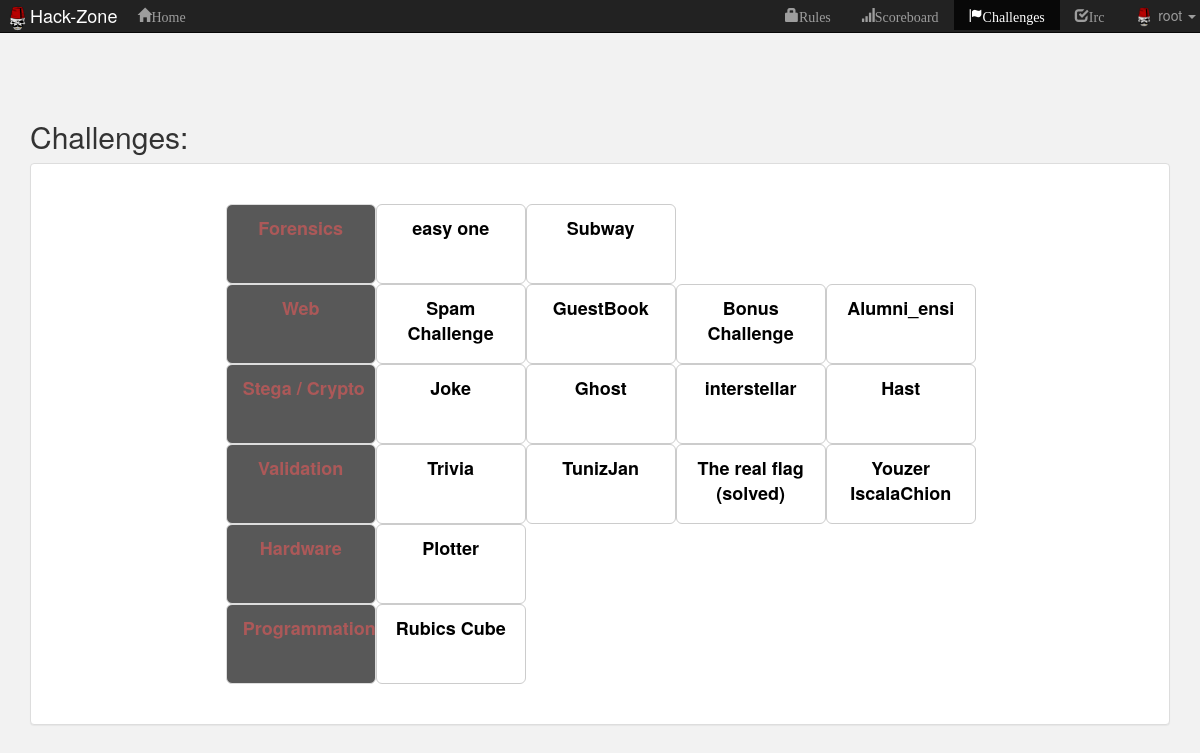
Screenshot of /challenges.php (signed in) with the database file from the repository.
### tables this page shows
CREATE TABLE IF NOT EXISTS `member` (
`id` int(50) NOT NULL,
  `username` varchar(100) NOT NULL,
  `password` varchar(100) NOT NULL,
  `email` varchar(100) NOT NULL,
  `img` varchar(100) NOT NULL,
  `code` varchar(20) NOT NULL,
  `initcode` varchar(20) NOT NULL,
  `active` int(11) NOT NULL,
  `etat` varchar(20) NOT NULL,
  `total` int(11) NOT NULL,
  `time` int(50) NOT NULL,
  `submit_time` int(11) NOT NULL
);

CREATE TABLE IF NOT EXISTS `categories` (
`id` int(100) NOT NULL,
  `name` varchar(100) NOT NULL
);

CREATE TABLE IF NOT EXISTS `challenges` (
`id` int(100) NOT NULL,
  `surname` varchar(50) NOT NULL,
  `score` int(11) NOT NULL,
  `flag` varchar(50) NOT NULL,
  `categ` varchar(100) NOT NULL,
  `miss` text NOT NULL,
  `hint` varchar(300) NOT NULL,
  `etat` int(100) NOT NULL
);

### challenges.php (the view, shortened to what this page needs)
<?php
	if (!isset($_SESSION['SESS_USERNAME']))header("location: index.php");
else
{
	$id_member=$_SESSION['SESS_MEMBER_ID'];
$user   = mysql_query("SELECT * FROM member  where id='$id_member'" );
while ($user_row = mysql_fetch_assoc($user))  $img=$user_row['img'];
}
 ?>
<!DOCTYPE html>
<html lang="en">
<head>
<link href="//netdna.bootstrapcdn.com/font-awesome/4.0.3/css/font-awesome.css" rel="stylesheet">
<link href="css/bootstrap.css" rel="stylesheet">
<link href="css/style.css" rel="stylesheet">
</head>
<body style="background:#f2f2f2;">
<div class="container" >
	<div class="row clearfix">
		<div class="col-md-12 column">
		  <div class="col-md-12 column">
			<nav  class="navbar navbar-default navbar-inverse navbar-fixed-top" role="navigation">
				<div class="navbar-header">
					  <a class="navbar-brand" href="index.php"><span ><img src="img/logo-hack.png" alt="logo" height="25" width="25" class="profile-image img-circle"/>Hack-Zone</span></a>
				</div>
				<div class="collapse navbar-collapse" id="bs-example-navbar-collapse-1">
					<ul class="nav navbar-nav">
						<li >
							<a href="index.php"><span class="glyphicon glyphicon-home">Home</span></a>
						</li>
					</ul>
					<ul class="nav navbar-nav navbar-right">
					<?php
						if (isset($_SESSION['SESS_USERNAME']))
						{
 						$name=$_SESSION['SESS_USERNAME'];
 						echo '
 						<li >
							<a href="rules.php"><span class="glyphicon glyphicon-lock"	>Rules</span></a>
						</li>
						<li >
							<a href="scoreboard.php"><span class="glyphicon glyphicon-signal">Scoreboard</span></a>
						</li>
						<li class="active">
							<a href="challenges.php"><span class="glyphicon glyphicon-flag">Challenges</span></a>
						</li>
						<li >
							<a href="irc.php"><span class="glyphicon glyphicon-check">Irc</span></a>
						</li>
 						<li class="dropdown">
    						 <a href="#" class="dropdown-toggle" data-toggle="dropdown">
    						 <img src="'.$img.'" height="20" width="20" class="profile-image img-circle"> '.$name.' <b class="caret"></b></a>
    						 <ul  class="dropdown-menu">
        					 <li><a href="profile.php"><i class="fa fa-square"></i> Profile</a></li>
        					 <li class="divider"></li>
       						 <li><a href="signout.php"><i class="fa fa-sign-out"></i> Sign-out</a></li>
   							 </ul>
						     </li>
						     <li margin-left:20px;>/<li>';
 					}
  					    ?>
					</ul>
				</div>
			</nav>
		</div>
	</div><br><br><br>
</div>
<br><br>
		<h2>Challenges:</h2>
				<div class="panel panel-default target"  >
					<div class="row clearfix" >
						<div class="col-md-2 column">
						</div>
						<div class="col-md-6 column">
						<br><br>
				<?php
					if (isset($_SESSION['SESS_USERNAME'])) $id_member=$_SESSION['SESS_MEMBER_ID'];
					$catge = mysql_query("SELECT * FROM categories order by id" );
						if (mysql_num_rows($catge)==0)
							echo "No categories" ;
						else
							while ($row_catge = mysql_fetch_assoc($catge)) {
								$name_categ=$row_catge["name"];
								echo '<table>
									  <tbody><tr>
									  <td><a class="btn btn-default btn-lg"  style="background-color:#000000;height:80px;width:150px;" disabled>
											<strong style="	color:#800000;"">'.$name_categ.'</strong>
											</a></td>
									  ' ;
										$result = mysql_query("SELECT * FROM challenges WHERE categ='$name_categ'  order by id" );
										if (mysql_num_rows($result)!=0)
											while ($row = mysql_fetch_assoc($result)) {
												$surname=$row['surname'];
						        				$id_task=$row['id'];
						        				$dis= mysql_query("SELECT * FROM solved
						        					where team_id='$id_member' AND id_task='$id_task'" );
												if (mysql_num_rows($dis)==0) $color="#FFFFFF";
												else  $color="#008000";
												echo   '<td><a    id="task'.$id_task.'"
														class="btn btn-default btn-lg" href="#flag_modal"
														onclick="openflag('.$id_task.')" role="button"  data-toggle="modal" style="background-color:'.$color.';height:80px;width:150px;">
																	<strong style="color:#000000;">'.$surname.'</strong>
															</a>
														</td>';
											}mysql_free_result($result);
											echo '</tr></tbody>
  													</table>';
							}mysql_free_result($catge);
				?>
						</div>
						<div class="col-md-4 column">
						</div>
					</div><br><br>
				</div>
<br><br>
</div>
</body>
</html>

### rows the page displays
member: img (picture)
categories: name "Forensics"
challenges: surname "easy one"
challenges: surname "Subway"
categories: name "Web"
challenges: surname "Spam Challenge"
challenges: surname "GuestBook"
challenges: surname "Bonus Challenge"
challenges: surname "Alumni_ensi"
categories: name "Stega / Crypto"
challenges: surname "Joke"
challenges: surname "Ghost"
challenges: surname "interstellar"
challenges: surname "Hast"
categories: name "Validation"
challenges: surname "Trivia"
challenges: surname "TunizJan"
challenges: surname "The real flag (solved)"
challenges: surname "Youzer IscalaChion"
categories: name "Hardware"
challenges: surname "Plotter"
categories: name "Programmation"
challenges: surname "Rubics Cube"

### other values shown
$name "root"
